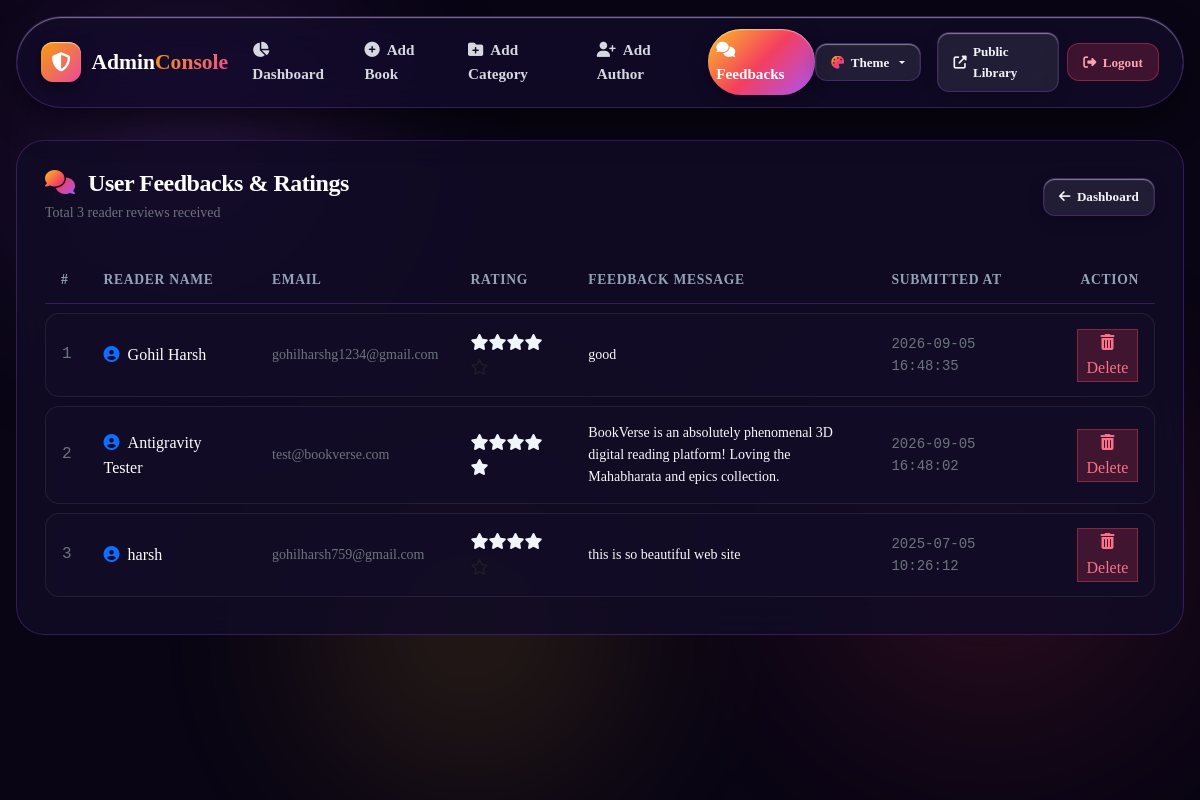
The page /feedback_list.php (signed in) on the database its author committed.
### tables this page shows
CREATE TABLE `feedback` (
  `id` int(11) NOT NULL,
  `name` varchar(100) NOT NULL,
  `email` varchar(150) NOT NULL,
  `rating` tinyint(4) NOT NULL,
  `message` text NOT NULL,
  `created_at` timestamp NULL DEFAULT current_timestamp()
);

### feedback_list.php (the view, shortened to what this page needs)
<?php
include "db_conn.php";
$stmt = $conn->prepare("SELECT * FROM feedback ORDER BY id DESC");
$stmt->execute();
$feedbacks = $stmt->fetchAll(PDO::FETCH_ASSOC);
?>
<!DOCTYPE html>
<html lang="en">
<head>
    <link href="https://cdn.jsdelivr.net/npm/bootstrap@5.3.3/dist/css/bootstrap.min.css" rel="stylesheet" />
    <link href="https://cdnjs.cloudflare.com/ajax/libs/font-awesome/6.5.1/css/all.min.css" rel="stylesheet" />
    <link href="css/style.css?v=<?= time() ?>" rel="stylesheet" />
</head>
<body>
    <div class="ambient-scene">
        <div class="ambient-orb ambient-orb-1"></div>
        <div class="ambient-orb ambient-orb-2"></div>
        <div class="ambient-orb ambient-orb-3"></div>
    </div>
    <div class="glass-navbar-wrapper">
        <nav class="navbar navbar-expand-lg glass-navbar">
            <div class="container-fluid px-0">
                <a class="navbar-brand" href="admin.php">
                    <span class="brand-icon-3d" style="background: var(--grad-sunset);">
                        <i class="fas fa-shield-alt"></i>
                    </span>
                    <span>Admin<span class="text-gradient-amber">Console</span></span>
                </a>
                <div class="collapse navbar-collapse" id="navbarFeedList">
                    <ul class="navbar-nav mx-auto nav-pills-glass gap-1 my-2 my-lg-0">
                        <li class="nav-item">
                            <a class="nav-link" href="admin.php"><i class="fas fa-chart-pie me-1"></i> Dashboard</a>
                        </li>
                        <li class="nav-item">
                            <a class="nav-link" href="add-book.php"><i class="fas fa-plus-circle me-1"></i> Add Book</a>
                        </li>
                        <li class="nav-item">
                            <a class="nav-link" href="add-category.php"><i class="fas fa-folder-plus me-1"></i> Add Category</a>
                        </li>
                        <li class="nav-item">
                            <a class="nav-link" href="add-author.php"><i class="fas fa-user-plus me-1"></i> Add Author</a>
                        </li>
                        <li class="nav-item">
                            <a class="nav-link active" href="feedback_list.php"><i class="fas fa-comments me-1"></i> Feedbacks</a>
                        </li>
                    </ul>
                    <div class="d-flex align-items-center gap-2">
                    <div class="dropdown me-2">
                        <button class="btn-glass-outline btn-glass-sm dropdown-toggle" type="button" id="themeSelectBtn" data-bs-toggle="dropdown" aria-expanded="false" title="Change Theme Palette">
                            <i class="fas fa-palette text-gradient"></i> Theme
                        </button>
                    </div>
                        <a href="index.php" target="_blank" class="btn-glass-outline btn-glass-sm">
                            <i class="fas fa-external-link-alt"></i> Public Library
                        </a>
                        <a href="logout.php" class="btn-glass-sm" style="background: rgba(244, 63, 94, 0.2); border: 1px solid rgba(244,63,94,0.4); color: #fda4af;">
                            <i class="fas fa-sign-out-alt"></i> Logout
                        </a>
                    </div>
                </div>
            </div>
        </nav>
    </div>
    <main class="admin-dashboard-container">
        <div class="glass-table-wrapper">
            <div class="d-flex align-items-center justify-content-between mb-4 flex-wrap gap-3">
                <div>
                    <h2 class="font-display h4 mb-1 text-white">
                        <i class="fas fa-comments text-gradient me-2"></i> User Feedbacks & Ratings
                    </h2>
                    <p class="text-secondary small mb-0">Total <?= count($feedbacks) ?> reader reviews received</p>
                </div>
                <a href="admin.php" class="btn-glass-outline btn-glass-sm">
                    <i class="fas fa-arrow-left"></i> Dashboard
                </a>
            </div>
            <?php if (empty($feedbacks)): ?>
                <div class="text-center py-5">
                    <i class="fas fa-comment-slash fa-3x text-muted mb-3"></i>
                    <p class="text-secondary">No feedbacks submitted yet.</p>
                </div>
            <?php else: ?>
                <div class="table-responsive">
                    <table class="glass-table">
                        <thead>
                            <tr>
                                <th>#</th>
                                <th>Reader Name</th>
                                <th>Email</th>
                                <th>Rating</th>
                                <th>Feedback Message</th>
                                <th>Submitted At</th>
                                <th class="text-end">Action</th>
                            </tr>
                        </thead>
                        <tbody>
                            <?php $i = 0; foreach ($feedbacks as $fb): $i++; ?>
                                <tr>
                                    <td class="text-secondary font-monospace"><?= $i ?></td>
                                    <td class="font-weight-bold text-white">
                                        <i class="fas fa-user-circle text-primary me-2"></i><?= htmlspecialchars($fb['name']) ?>
                                    </td>
                                    <td class="text-secondary small"><?= htmlspecialchars($fb['email']) ?></td>
                                    <td>
                                        <span class="star-badge-gold">
                                            <?php
                                                $rating = intval($fb['rating']);
                                                for ($s = 1; $s <= 5; $s++) {
                                                    echo $s <= $rating ? '<i class="fas fa-star"></i>' : '<i class="far fa-star text-muted"></i>';
                                                }
                                            ?>
                                        </span>
                                    </td>
                                    <td style="max-width: 320px;">
                                        <div class="text-light small"><?= nl2br(htmlspecialchars($fb['message'])) ?></div>
                                    </td>
                                    <td class="text-secondary small font-monospace"><?= htmlspecialchars($fb['created_at']) ?></td>
                                    <td class="text-end">
                                        <button type="button" class="btn-table-delete"
                                                data-bs-toggle="modal"
                                                data-bs-target="#deleteFeedbackModal"
                                                data-feedback-id="<?= $fb['id'] ?>">
                                            <i class="fas fa-trash-alt"></i> Delete
                                        </button>
                                    </td>
                                </tr>
                            <?php endforeach; ?>
                        </tbody>
                    </table>
                </div>
            <?php endif; ?>
        </div>
    </main>
</body>
</html>

### rows shown on the page
feedback: name "Gohil Harsh", email "gohilharshg1234@gmail.com", rating 4 (drawn), message "good", created_at "2026-09-05 16:48:35"
feedback: name "Antigravity Tester", email "test@bookverse.com", rating 5 (drawn), message "BookVerse is an absolutely phenomenal 3D digital reading platform! Loving the Mahabharata and epics collection.", created_at "2026-09-05 16:48:02"
feedback: name "harsh", email "gohilharsh759@gmail.com", rating 4 (drawn), message "this is so beautiful web site", created_at "2025-07-05 10:26:12"

### other values the page prints
count($feedbacks) "3"
